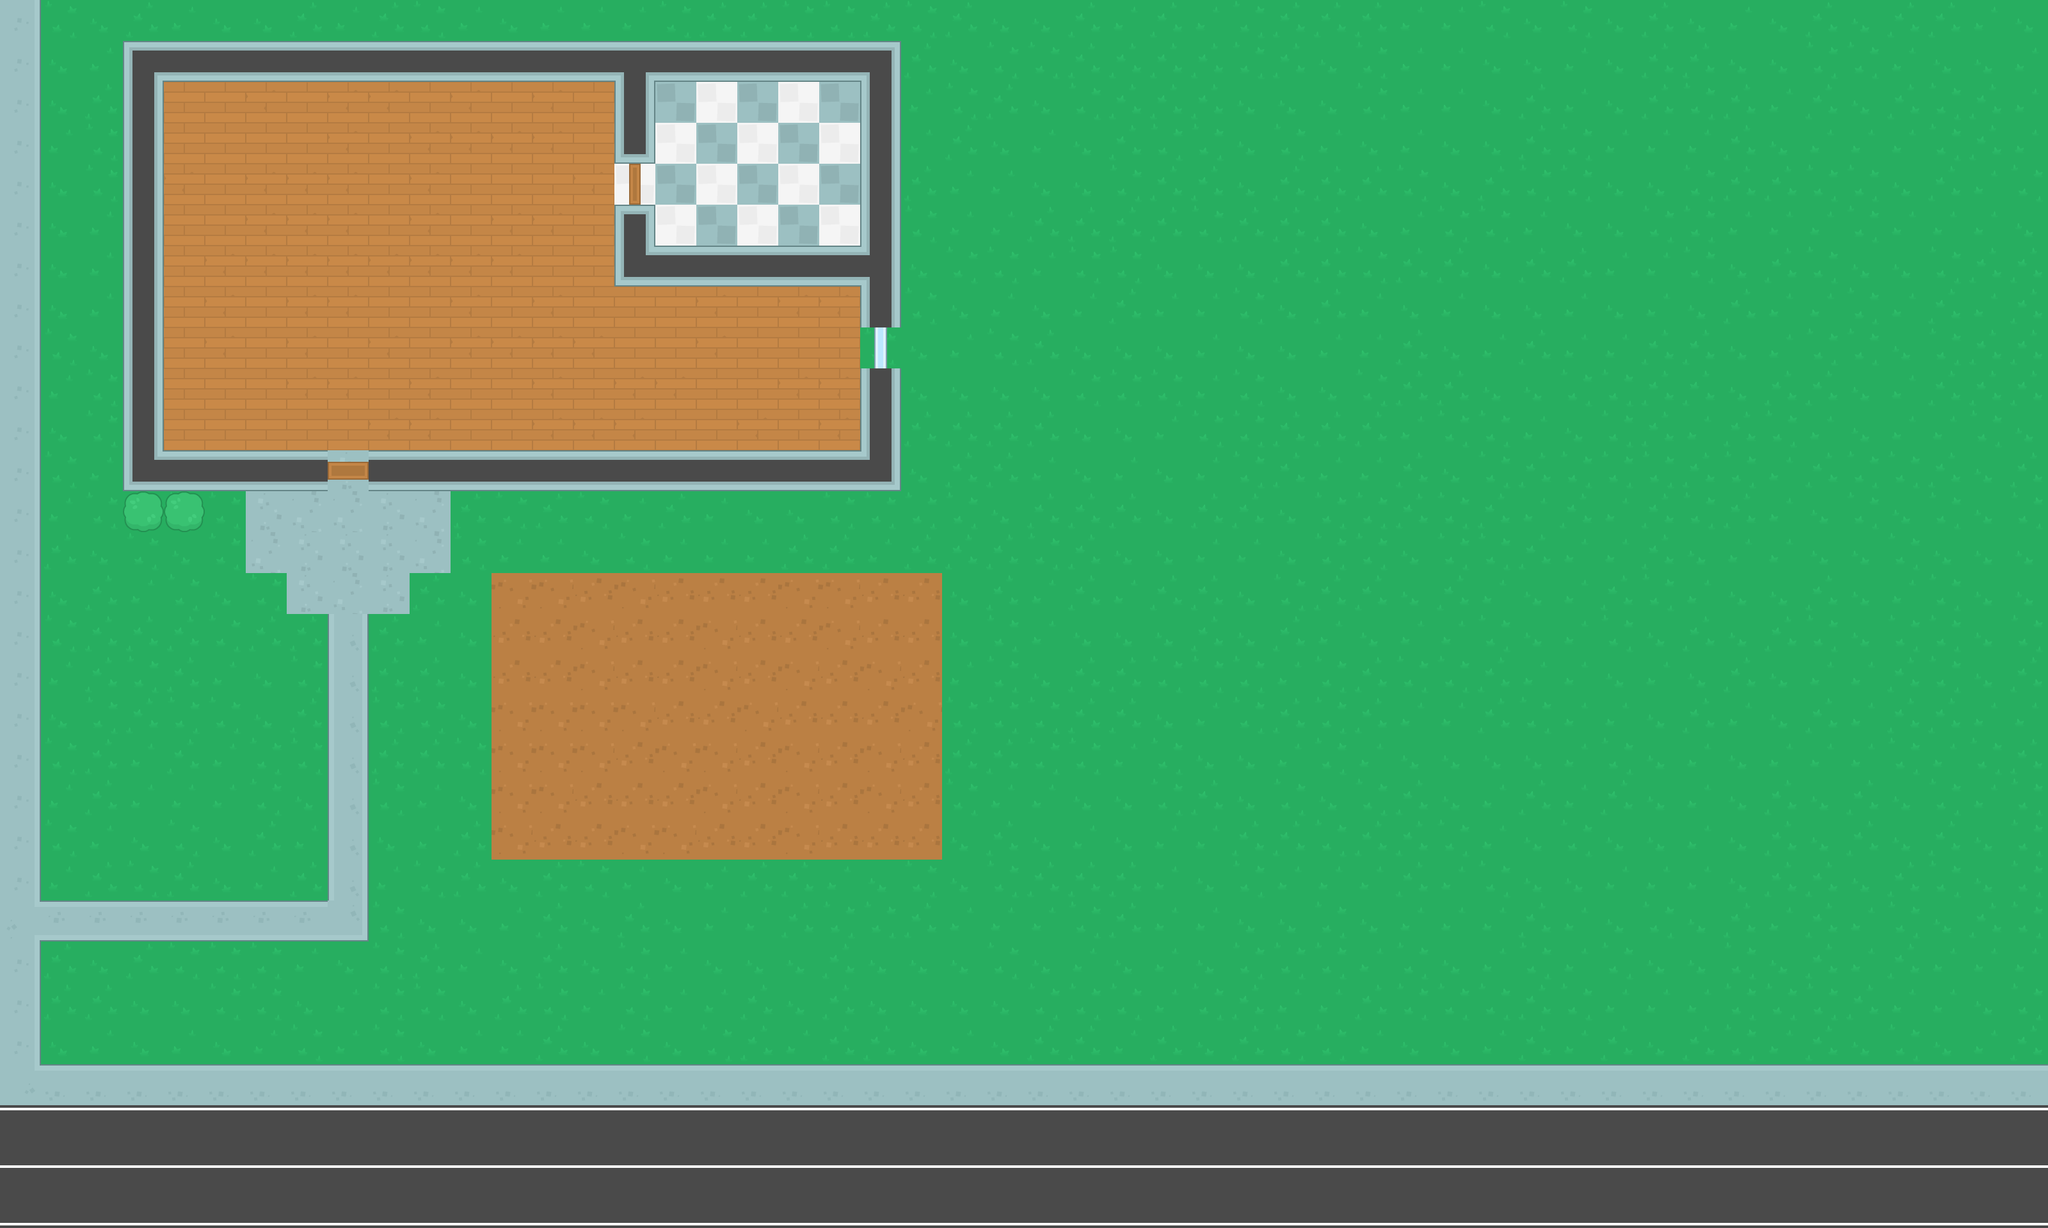

This game map was drawn from its Tiled (.tmx) file and the tilesets committed beside it. A one-line description and the trimmed map source follow:
An orthogonal 50x30 tile map with 64x64 px tiles, 3 tile layers (ground, walls, items), 1 hidden layer not drawn and 24 objects (16x wall, 4x zombie, player, health item, shotgun item).

<map version="1.5" tiledversion="1.7.1" orientation="orthogonal" renderorder="right-down" width="50" height="30" tilewidth="64" tileheight="64" infinite="0" nextlayerid="11" nextobjectid="31">
 <tileset firstgid="1" name="Kenney Topdown Pack" tilewidth="64" tileheight="64" spacing="10" tilecount="540" columns="27">
  <image source="../img/spritesheet_tiles.png" width="1988" height="1470" />
 </tileset>
 <layer id="1" name="ground" width="50" height="30">
  <data>[1500 cells, 1500 non-empty, 22 distinct tile ids]</data>
 </layer>
 <layer id="7" name="walls" width="50" height="30">
  <data>[1500 cells, 66 non-empty, 13 distinct tile ids]</data>
 </layer>
 <objectgroup id="10" name="obstacles">
  <object id="2" name="wall" x="192" y="64" width="1216" height="64" />
  <object id="4" name="player" x="592" y="336" width="32" height="32" />
  <object id="5" name="wall" x="192" y="128" width="64" height="640" />
  <object id="6" name="wall" x="256" y="704" width="256" height="64" />
  <object id="7" name="wall" x="576" y="704" width="832" height="64" />
  <object id="8" name="wall" x="1344" y="576" width="64" height="128" />
  <object id="9" name="wall" x="960" y="384" width="448" height="64" />
  <object id="10" name="wall" x="1344" y="448" width="64" height="64" />
  <object id="11" name="wall" x="960" y="320" width="64" height="64" />
  <object id="12" name="wall" x="960" y="128" width="64" height="128" />
  <object id="13" name="wall" x="1344" y="128" width="64" height="256" />
  <object id="14" x="208" y="784" width="32" height="32" />
  <object id="16" name="wall" x="208" y="784" width="32" height="32" />
  <object id="17" name="wall" x="272" y="784" width="32" height="32" />
  <object id="18" name="zombie" x="1680" y="912" width="32" height="32" />
  <object id="21" name="zombie" x="1568" y="912" width="32" height="32" />
  <object id="22" name="zombie" x="1520" y="832" width="32" height="32" />
  <object id="23" name="zombie" x="1648" y="816" width="32" height="32" />
  <object id="24" name="wall" x="0" y="-64" width="3264" height="64" />
  <object id="25" name="wall" x="-64" y="-64" width="64" height="1984" />
  <object id="26" name="wall" x="-64" y="1920" width="3264" height="64" />
  <object id="27" name="wall" x="3200" y="0" width="64" height="1984" />
  <object id="28" name="health item" x="848" y="784" width="32" height="32" />
  <object id="30" name="shotgun item" x="144" y="1424" width="32" height="32" />
 </objectgroup>
 <layer id="8" name="items" width="50" height="30">
  <data>[1500 cells, 2 non-empty, 1 distinct tile ids]</data>
 </layer>
 <layer id="9" name="decorations" width="50" height="30" visible="0">
  <data>[1500 cells, 0 non-empty, 0 distinct tile ids]</data>
 </layer>
</map>
